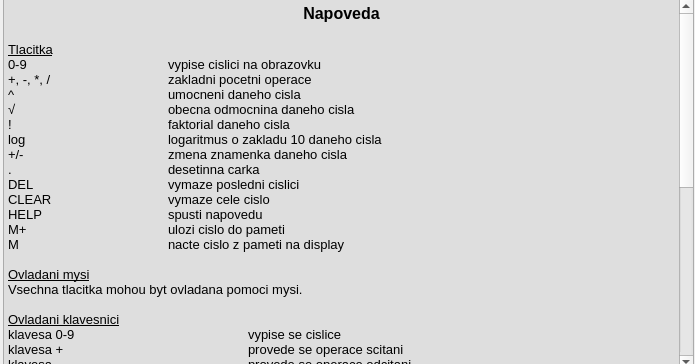
<?xml version="1.0" encoding="UTF-8"?>
<ui version="4.0">
 <class>HelpWindow</class>
 <widget class="QWidget" name="HelpWindow">
  <property name="geometry">
   <rect>
    <x>0</x>
    <y>0</y>
    <width>695</width>
    <height>364</height>
   </rect>
  </property>
  <property name="windowTitle">
   <string>Form</string>
  </property>
  <widget class="QTextEdit" name="textEdit">
   <property name="geometry">
    <rect>
     <x>3</x>
     <y>-1</y>
     <width>691</width>
     <height>371</height>
    </rect>
   </property>
   <property name="palette">
    <palette>
     <active>
      <colorrole role="Text">
       <brush brushstyle="SolidPattern">
        <color alpha="255">
         <red>0</red>
         <green>0</green>
         <blue>0</blue>
        </color>
       </brush>
      </colorrole>
      <colorrole role="Base">
       <brush brushstyle="SolidPattern">
        <color alpha="255">
         <red>222</red>
         <green>222</green>
         <blue>222</blue>
        </color>
       </brush>
      </colorrole>
      <colorrole role="Window">
       <brush brushstyle="SolidPattern">
        <color alpha="255">
         <red>222</red>
         <green>222</green>
         <blue>222</blue>
        </color>
       </brush>
      </colorrole>
      <colorrole role="PlaceholderText">
       <brush brushstyle="SolidPattern">
        <color alpha="128">
         <red>0</red>
         <green>0</green>
         <blue>0</blue>
        </color>
       </brush>
      </colorrole>
     </active>
     <inactive>
      <colorrole role="Text">
       <brush brushstyle="SolidPattern">
        <color alpha="255">
         <red>0</red>
         <green>0</green>
         <blue>0</blue>
        </color>
       </brush>
      </colorrole>
      <colorrole role="Base">
       <brush brushstyle="SolidPattern">
        <color alpha="255">
         <red>222</red>
         <green>222</green>
         <blue>222</blue>
        </color>
       </brush>
      </colorrole>
      <colorrole role="Window">
       <brush brushstyle="SolidPattern">
        <color alpha="255">
         <red>222</red>
         <green>222</green>
         <blue>222</blue>
        </color>
       </brush>
      </colorrole>
      <colorrole role="PlaceholderText">
       <brush brushstyle="SolidPattern">
        <color alpha="128">
         <red>0</red>
         <green>0</green>
         <blue>0</blue>
        </color>
       </brush>
      </colorrole>
     </inactive>
     <disabled>
      <colorrole role="Text">
       <brush brushstyle="SolidPattern">
        <color alpha="127">
         <red>255</red>
         <green>255</green>
         <blue>255</blue>
        </color>
       </brush>
      </colorrole>
      <colorrole role="Base">
       <brush brushstyle="SolidPattern">
        <color alpha="255">
         <red>222</red>
         <green>222</green>
         <blue>222</blue>
        </color>
       </brush>
      </colorrole>
      <colorrole role="Window">
       <brush brushstyle="SolidPattern">
        <color alpha="255">
         <red>222</red>
         <green>222</green>
         <blue>222</blue>
        </color>
       </brush>
      </colorrole>
      <colorrole role="PlaceholderText">
       <brush brushstyle="SolidPattern">
        <color alpha="128">
         <red>231</red>
         <green>231</green>
         <blue>231</blue>
        </color>
       </brush>
      </colorrole>
     </disabled>
    </palette>
   </property>
   <property name="html">
    <string>&lt;!DOCTYPE HTML PUBLIC &quot;-//W3C//DTD HTML 4.0//EN&quot; &quot;http://www.w3.org/TR/REC-html40/strict.dtd&quot;&gt;
&lt;html&gt;&lt;head&gt;&lt;meta name=&quot;qrichtext&quot; content=&quot;1&quot; /&gt;&lt;style type=&quot;text/css&quot;&gt;
p, li { white-space: pre-wrap; }
&lt;/style&gt;&lt;/head&gt;&lt;body style=&quot; font-family:'Sans Serif'; font-size:9pt; font-weight:400; font-style:normal;&quot;&gt;
&lt;p align=&quot;center&quot; style=&quot; margin-top:0px; margin-bottom:0px; margin-left:0px; margin-right:0px; -qt-block-indent:0; text-indent:0px;&quot;&gt;&lt;span style=&quot; font-size:12pt; font-weight:600;&quot;&gt;Napoveda&lt;/span&gt;&lt;/p&gt;
&lt;p align=&quot;center&quot; style=&quot;-qt-paragraph-type:empty; margin-top:0px; margin-bottom:0px; margin-left:0px; margin-right:0px; -qt-block-indent:0; text-indent:0px; font-size:12pt; font-weight:600;&quot;&gt;&lt;br /&gt;&lt;/p&gt;
&lt;p style=&quot; margin-top:0px; margin-bottom:0px; margin-left:0px; margin-right:0px; -qt-block-indent:0; text-indent:0px;&quot;&gt;&lt;span style=&quot; font-size:10pt; text-decoration: underline;&quot;&gt;Tlacitka&lt;/span&gt;&lt;/p&gt;
&lt;p style=&quot; margin-top:0px; margin-bottom:0px; margin-left:0px; margin-right:0px; -qt-block-indent:0; text-indent:0px;&quot;&gt;&lt;span style=&quot; font-size:10pt;&quot;&gt;0-9		vypise cislici na obrazovku&lt;/span&gt;&lt;/p&gt;
&lt;p style=&quot; margin-top:0px; margin-bottom:0px; margin-left:0px; margin-right:0px; -qt-block-indent:0; text-indent:0px;&quot;&gt;&lt;span style=&quot; font-size:10pt;&quot;&gt;+, -, *, /		zakladni pocetni operace&lt;/span&gt;&lt;/p&gt;
&lt;p style=&quot; margin-top:0px; margin-bottom:0px; margin-left:0px; margin-right:0px; -qt-block-indent:0; text-indent:0px;&quot;&gt;&lt;span style=&quot; font-size:10pt;&quot;&gt;^		umocneni daneho cisla &lt;/span&gt;&lt;/p&gt;
&lt;p style=&quot; margin-top:0px; margin-bottom:0px; margin-left:0px; margin-right:0px; -qt-block-indent:0; text-indent:0px;&quot;&gt;&lt;span style=&quot; font-size:10pt;&quot;&gt;√		obecna odmocnina daneho cisla&lt;/span&gt;&lt;/p&gt;
&lt;p style=&quot; margin-top:0px; margin-bottom:0px; margin-left:0px; margin-right:0px; -qt-block-indent:0; text-indent:0px;&quot;&gt;&lt;span style=&quot; font-size:10pt;&quot;&gt;!		faktorial daneho cisla&lt;/span&gt;&lt;/p&gt;
&lt;p style=&quot; margin-top:0px; margin-bottom:0px; margin-left:0px; margin-right:0px; -qt-block-indent:0; text-indent:0px;&quot;&gt;&lt;span style=&quot; font-size:10pt;&quot;&gt;log		logaritmus o zakladu 10 daneho cisla&lt;/span&gt;&lt;/p&gt;
&lt;p style=&quot; margin-top:0px; margin-bottom:0px; margin-left:0px; margin-right:0px; -qt-block-indent:0; text-indent:0px;&quot;&gt;&lt;span style=&quot; font-size:10pt;&quot;&gt;+/-		zmena znamenka daneho cisla&lt;/span&gt;&lt;/p&gt;
&lt;p style=&quot; margin-top:0px; margin-bottom:0px; margin-left:0px; margin-right:0px; -qt-block-indent:0; text-indent:0px;&quot;&gt;&lt;span style=&quot; font-size:10pt;&quot;&gt;.		desetinna carka&lt;/span&gt;&lt;/p&gt;
&lt;p style=&quot; margin-top:0px; margin-bottom:0px; margin-left:0px; margin-right:0px; -qt-block-indent:0; text-indent:0px;&quot;&gt;&lt;span style=&quot; font-size:10pt;&quot;&gt;DEL		vymaze posledni cislici&lt;/span&gt;&lt;/p&gt;
&lt;p style=&quot; margin-top:0px; margin-bottom:0px; margin-left:0px; margin-right:0px; -qt-block-indent:0; text-indent:0px;&quot;&gt;&lt;span style=&quot; font-size:10pt;&quot;&gt;CLEAR		vymaze cele cislo&lt;/span&gt;&lt;/p&gt;
&lt;p style=&quot; margin-top:0px; margin-bottom:0px; margin-left:0px; margin-right:0px; -qt-block-indent:0; text-indent:0px;&quot;&gt;&lt;span style=&quot; font-size:10pt;&quot;&gt;HELP		spusti napovedu&lt;/span&gt;&lt;/p&gt;
&lt;p style=&quot; margin-top:0px; margin-bottom:0px; margin-left:0px; margin-right:0px; -qt-block-indent:0; text-indent:0px;&quot;&gt;&lt;span style=&quot; font-size:10pt;&quot;&gt;M+		ulozi cislo do pameti&lt;/span&gt;&lt;/p&gt;
&lt;p style=&quot; margin-top:0px; margin-bottom:0px; margin-left:0px; margin-right:0px; -qt-block-indent:0; text-indent:0px;&quot;&gt;&lt;span style=&quot; font-size:10pt;&quot;&gt;M		nacte cislo z pameti na display&lt;/span&gt;&lt;/p&gt;
&lt;p style=&quot;-qt-paragraph-type:empty; margin-top:0px; margin-bottom:0px; margin-left:0px; margin-right:0px; -qt-block-indent:0; text-indent:0px; font-size:10pt;&quot;&gt;&lt;br /&gt;&lt;/p&gt;
&lt;p style=&quot; margin-top:0px; margin-bottom:0px; margin-left:0px; margin-right:0px; -qt-block-indent:0; text-indent:0px;&quot;&gt;&lt;span style=&quot; font-size:10pt; text-decoration: underline;&quot;&gt;Ovladani mysi&lt;/span&gt;&lt;/p&gt;
&lt;p style=&quot; margin-top:0px; margin-bottom:0px; margin-left:0px; margin-right:0px; -qt-block-indent:0; text-indent:0px;&quot;&gt;&lt;span style=&quot; font-size:10pt;&quot;&gt;Vsechna tlacitka mohou byt ovladana pomoci mysi.&lt;/span&gt;&lt;/p&gt;
&lt;p style=&quot;-qt-paragraph-type:empty; margin-top:0px; margin-bottom:0px; margin-left:0px; margin-right:0px; -qt-block-indent:0; text-indent:0px; font-size:10pt;&quot;&gt;&lt;br /&gt;&lt;/p&gt;
&lt;p style=&quot; margin-top:0px; margin-bottom:0px; margin-left:0px; margin-right:0px; -qt-block-indent:0; text-indent:0px;&quot;&gt;&lt;span style=&quot; font-size:10pt; text-decoration: underline;&quot;&gt;Ovladani klavesnici&lt;/span&gt;&lt;/p&gt;
&lt;p style=&quot; margin-top:0px; margin-bottom:0px; margin-left:0px; margin-right:0px; -qt-block-indent:0; text-indent:0px;&quot;&gt;&lt;span style=&quot; font-size:10pt;&quot;&gt;klavesa 0-9			vypise se cislice&lt;/span&gt;&lt;/p&gt;
&lt;p style=&quot; margin-top:0px; margin-bottom:0px; margin-left:0px; margin-right:0px; -qt-block-indent:0; text-indent:0px;&quot;&gt;&lt;span style=&quot; font-size:10pt;&quot;&gt;klavesa +			provede se operace scitani&lt;/span&gt;&lt;/p&gt;
&lt;p style=&quot; margin-top:0px; margin-bottom:0px; margin-left:0px; margin-right:0px; -qt-block-indent:0; text-indent:0px;&quot;&gt;&lt;span style=&quot; font-size:10pt;&quot;&gt;klavesa -			provede se operace odcitani&lt;/span&gt;&lt;/p&gt;
&lt;p style=&quot; margin-top:0px; margin-bottom:0px; margin-left:0px; margin-right:0px; -qt-block-indent:0; text-indent:0px;&quot;&gt;&lt;span style=&quot; font-size:10pt;&quot;&gt;klavesa * nebo ×		provede se operace nasobeni&lt;/span&gt;&lt;/p&gt;
&lt;p style=&quot; margin-top:0px; margin-bottom:0px; margin-left:0px; margin-right:0px; -qt-block-indent:0; text-indent:0px;&quot;&gt;&lt;span style=&quot; font-size:10pt;&quot;&gt;klavesa / nebo ÷		provede se operace deleni&lt;/span&gt;&lt;/p&gt;
&lt;p style=&quot; margin-top:0px; margin-bottom:0px; margin-left:0px; margin-right:0px; -qt-block-indent:0; text-indent:0px;&quot;&gt;&lt;span style=&quot; font-size:10pt;&quot;&gt;klavesa = nebo ↵ nebo &amp;quot;enter&amp;quot;	provede se vypocet&lt;/span&gt;&lt;/p&gt;
&lt;p style=&quot; margin-top:0px; margin-bottom:0px; margin-left:0px; margin-right:0px; -qt-block-indent:0; text-indent:0px;&quot;&gt;&lt;span style=&quot; font-size:10pt;&quot;&gt;klavesa DEL			klavesa se znakem &lt;/span&gt;&lt;/p&gt;
&lt;p style=&quot; margin-top:0px; margin-bottom:0px; margin-left:0px; margin-right:0px; -qt-block-indent:0; text-indent:0px;&quot;&gt;&lt;span style=&quot; font-size:10pt;&quot;&gt;klavesa ← nebo &amp;quot;backspace&amp;quot;	vymaze se posledni cislice&lt;/span&gt;&lt;/p&gt;
&lt;p style=&quot; margin-top:0px; margin-bottom:0px; margin-left:0px; margin-right:0px; -qt-block-indent:0; text-indent:0px;&quot;&gt;&lt;span style=&quot; font-size:10pt;&quot;&gt;klavesa ⌦ nebo &amp;quot;delete&amp;quot;	vymaze se cele cislo&lt;/span&gt;&lt;/p&gt;
&lt;p style=&quot; margin-top:0px; margin-bottom:0px; margin-left:0px; margin-right:0px; -qt-block-indent:0; text-indent:0px;&quot;&gt;&lt;span style=&quot; font-size:10pt;&quot;&gt;klavesa &amp;quot;F1&amp;quot;		spusti se napoveda&lt;/span&gt;&lt;/p&gt;
&lt;p style=&quot; margin-top:0px; margin-bottom:0px; margin-left:0px; margin-right:0px; -qt-block-indent:0; text-indent:0px;&quot;&gt;&lt;span style=&quot; font-size:10pt;&quot;&gt;klavesa .			zapise se desetinna carka&lt;/span&gt;&lt;/p&gt;
&lt;p style=&quot;-qt-paragraph-type:empty; margin-top:0px; margin-bottom:0px; margin-left:0px; margin-right:0px; -qt-block-indent:0; text-indent:0px; font-size:10pt;&quot;&gt;&lt;br /&gt;&lt;/p&gt;
&lt;p style=&quot; margin-top:0px; margin-bottom:0px; margin-left:0px; margin-right:0px; -qt-block-indent:0; text-indent:0px;&quot;&gt;&lt;span style=&quot; font-size:10pt; text-decoration: underline;&quot;&gt;Omezeni&lt;/span&gt;&lt;/p&gt;
&lt;p style=&quot; margin-top:0px; margin-bottom:0px; margin-left:0px; margin-right:0px; -qt-block-indent:0; text-indent:0px;&quot;&gt;&lt;span style=&quot; font-size:10pt; font-weight:600;&quot;&gt;neni mozne delit nulou&lt;/span&gt;&lt;/p&gt;
&lt;p style=&quot; margin-top:0px; margin-bottom:0px; margin-left:0px; margin-right:0px; -qt-block-indent:0; text-indent:0px;&quot;&gt;&lt;span style=&quot; font-size:10pt;&quot;&gt;odmocnene cislo &lt;/span&gt;&lt;span style=&quot; font-size:10pt; font-weight:600;&quot;&gt;nesmi byt zaporne&lt;/span&gt;&lt;/p&gt;
&lt;p style=&quot; margin-top:0px; margin-bottom:0px; margin-left:0px; margin-right:0px; -qt-block-indent:0; text-indent:0px;&quot;&gt;&lt;span style=&quot; font-size:10pt;&quot;&gt;logaritmovat se &lt;/span&gt;&lt;span style=&quot; font-size:10pt; font-weight:600;&quot;&gt;musi jen nenulove kladne cislo&lt;/span&gt;&lt;/p&gt;
&lt;p style=&quot; margin-top:0px; margin-bottom:0px; margin-left:0px; margin-right:0px; -qt-block-indent:0; text-indent:0px;&quot;&gt;&lt;span style=&quot; font-size:10pt;&quot;&gt;faktorial a mocnina &lt;/span&gt;&lt;span style=&quot; font-size:10pt; font-weight:600;&quot;&gt;musi byt prirozena cisla &lt;/span&gt;&lt;span style=&quot; font-size:10pt;&quot;&gt;(kladne, cele)&lt;/span&gt;&lt;/p&gt;
&lt;p style=&quot;-qt-paragraph-type:empty; margin-top:0px; margin-bottom:0px; margin-left:0px; margin-right:0px; -qt-block-indent:0; text-indent:0px; font-size:10pt;&quot;&gt;&lt;br /&gt;&lt;/p&gt;
&lt;p style=&quot; margin-top:0px; margin-bottom:0px; margin-left:0px; margin-right:0px; -qt-block-indent:0; text-indent:0px;&quot;&gt;&lt;span style=&quot; font-size:10pt; text-decoration: underline;&quot;&gt;Priklady pouziti&lt;/span&gt;&lt;/p&gt;
&lt;p style=&quot; margin-top:0px; margin-bottom:0px; margin-left:0px; margin-right:0px; -qt-block-indent:0; text-indent:0px;&quot;&gt;&lt;span style=&quot; font-size:10pt; font-weight:600;&quot;&gt;vyraz	cteni			zapis v kalkulacce&lt;/span&gt;&lt;/p&gt;
&lt;p style=&quot; margin-top:0px; margin-bottom:0px; margin-left:0px; margin-right:0px; -qt-block-indent:0; text-indent:0px;&quot;&gt;&lt;span style=&quot; font-size:10pt;&quot;&gt;(3)√81	treti odmocnina z 81		3 -&amp;gt; (x)√y -&amp;gt; 81 -&amp;gt; =&lt;/span&gt;&lt;/p&gt;
&lt;p style=&quot; margin-top:0px; margin-bottom:0px; margin-left:0px; margin-right:0px; -qt-block-indent:0; text-indent:0px;&quot;&gt;&lt;span style=&quot; font-size:10pt;&quot;&gt;2^5	dva na patou		2 -&amp;gt; y^(x) -&amp;gt; 5 -&amp;gt; =&lt;/span&gt;&lt;/p&gt;
&lt;p style=&quot; margin-top:0px; margin-bottom:0px; margin-left:0px; margin-right:0px; -qt-block-indent:0; text-indent:0px;&quot;&gt;&lt;span style=&quot; font-size:10pt;&quot;&gt;log100	logaritmus 100		100 -&amp;gt; log&lt;/span&gt;&lt;/p&gt;
&lt;p style=&quot; margin-top:0px; margin-bottom:0px; margin-left:0px; margin-right:0px; -qt-block-indent:0; text-indent:0px;&quot;&gt;&lt;span style=&quot; font-size:10pt;&quot;&gt;5!	5 faktorial			5 -&amp;gt; x!&lt;/span&gt;&lt;/p&gt;
&lt;p style=&quot; margin-top:0px; margin-bottom:0px; margin-left:0px; margin-right:0px; -qt-block-indent:0; text-indent:0px;&quot;&gt;&lt;span style=&quot; font-size:10pt;&quot;&gt;5/(2+3)	5 deleno souctem 2 a 3		2 -&amp;gt; + -&amp;gt; 3 -&amp;gt; = -&amp;gt; M+ -&amp;gt; 5 -&amp;gt; / -&amp;gt; M -&amp;gt; =&lt;/span&gt;&lt;/p&gt;
&lt;p style=&quot;-qt-paragraph-type:empty; margin-top:0px; margin-bottom:0px; margin-left:0px; margin-right:0px; -qt-block-indent:0; text-indent:0px; font-size:10pt;&quot;&gt;&lt;br /&gt;&lt;/p&gt;&lt;/body&gt;&lt;/html&gt;</string>
   </property>
  </widget>
 </widget>
 <resources/>
 <connections/>
</ui>
